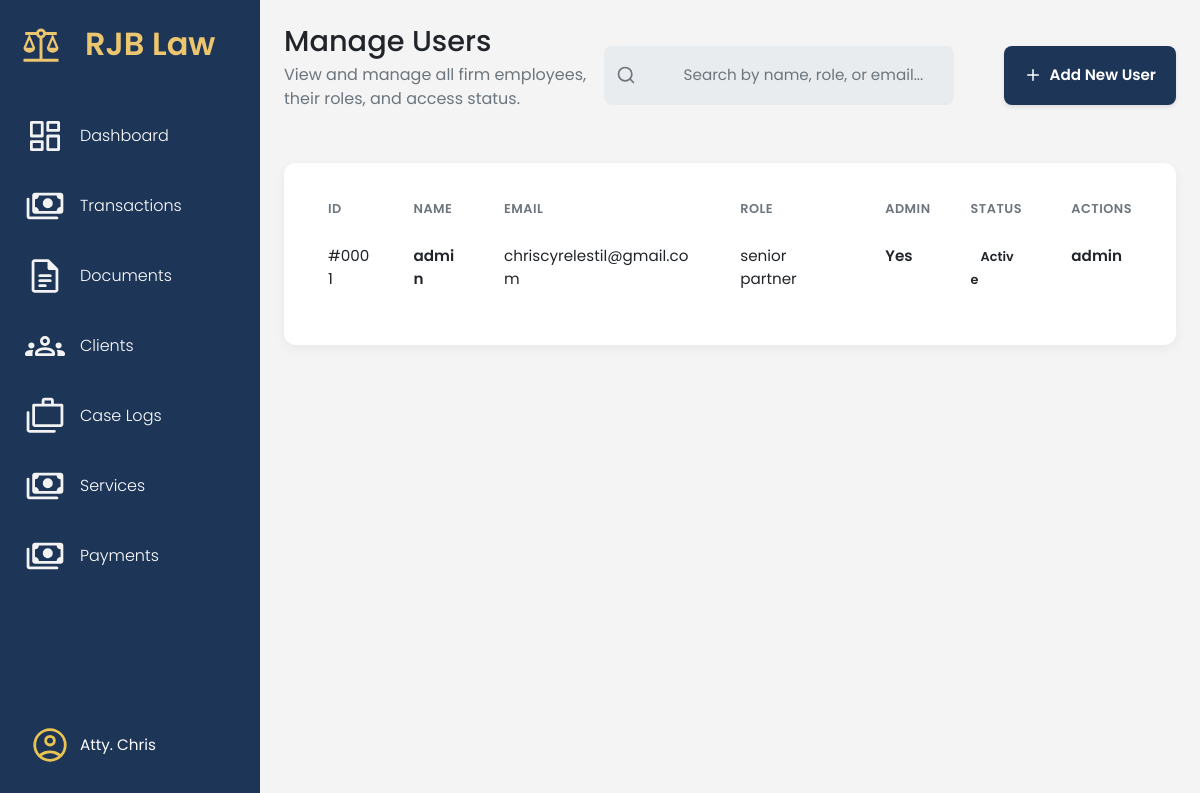
/admin/users (signed in), run on an earlier commit of the app's database.
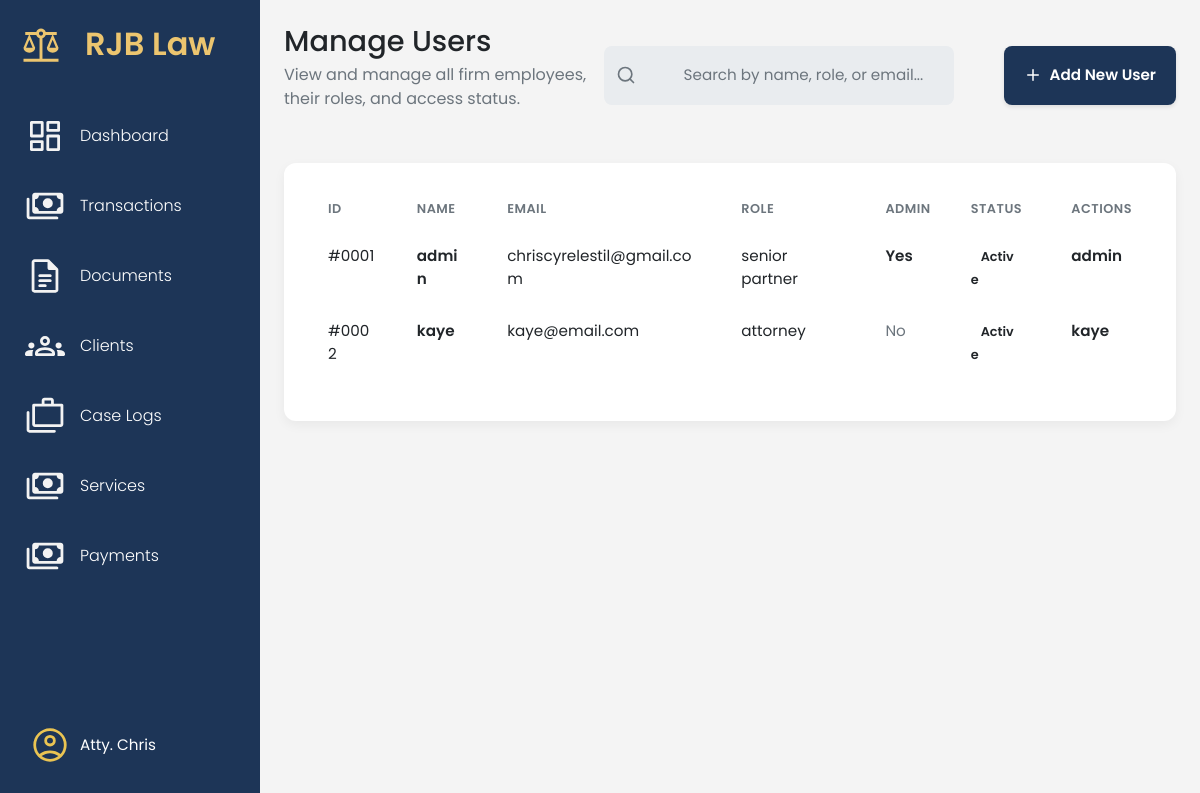
And on a later commit of the database.
### app/models/user_model.py (models this page shows, shortened)
class User(UserMixin, db.Model):
    __tablename__ = 'users'
    id = db.Column(db.Integer, primary_key=True)
    username = db.Column(db.String(80), unique=True, nullable=False, index=True)
    email = db.Column(db.String(120), unique=True, nullable=False)
    password_hash = db.Column(db.String(128), nullable=False)
    role = db.Column(db.String(50), default='attorney', nullable=False)
    is_active = db.Column(db.Boolean, default=True, nullable=False)
    is_admin = db.Column(db.Boolean, default=False, nullable=False)
    created_at = db.Column(db.DateTime, default=datetime.utcnow)
    updated_at = db.Column(db.DateTime, default=datetime.utcnow, onupdate=datetime.utcnow)

### app/routes/admin_profile_routes.py (the view)
@admin_bp.route('/users')
@login_required
def manage_users_page():
    if not current_user.is_admin:
        abort(403) # Forbidden
    users = get_all_users()
    return render_template('manage_users.html', users=users)

### app/services/user_service.py (called while the page is built)
def get_all_users():
    try:
        return User.query.all()
    except SQLAlchemyError as e:
        logging.error(f"Error fetching all users: {e}")
        return []

### app/templates/manage_users.html (shortened to what this page needs)
{% extends 'base.html' %}
{% block content %}
<main class="dashboard-content">
    <header class="dashboard-header">
        <div>
            <h1>Manage Users</h1>
            <p>View and manage all firm employees, their roles, and access status.</p>
        </div>
        <div class="dashboard-actions" style="display: flex; justify-content: space-between; flex-shrink: 0; gap: 50px;">
            <div class="search-bar">
                <svg class="search-bar__icon" xmlns="http://www.w3.org/2000/svg" width="20" height="20"
                    viewBox="0 0 24 24" fill="none" stroke="currentColor" stroke-width="2" stroke-linecap="round"
                    stroke-linejoin="round">
                    <circle cx="11" cy="11" r="8"></circle>
                    <line x1="21" y1="21" x2="16.65" y2="16.65"></line>
                </svg>
                <input class="search-bar__input" type="text" placeholder="Search by name, role, or email...">
            </div>
            <a href="{{ url_for('admin.add_new_user') }}" class="btn btn-primary">
                <svg class="btn-icon-left" xmlns="http://www.w3.org/2000/svg" viewBox="0 0 24 24" fill="none"
                    stroke="currentColor" stroke-width="2" stroke-linecap="round" stroke-linejoin="round">
                    <line x1="12" y1="5" x2="12" y2="19"></line>
                    <line x1="5" y1="12" x2="19" y2="12"></line>
                </svg>
                Add New User</a>
        </div>
    </header>
    <section class="content-section">
        <div class="data-card">
            <div class="table-wrapper">
                <table class="table user-table">
                    <colgroup>
                        <col class="col-id">
                        <col class="col-name">
                        <col class="col-email">
                        <col class="col-role">
                        <col class="col-admin">
                        <col class="col-status">
                        <col class="col-actions">
                    </colgroup>
                    <thead>
                        <tr>
                            <th>ID</th>
                            <th>Name</th>
                            <th>Email</th>
                            <th>Role</th>
                            <th>Admin</th>
                            <th>Status</th>
                            <th>Actions</th>
                        </tr>
                    </thead>
                    <tbody>
                        {% for user in users %}
                        <tr>
                            <td>#{{ '%04d' | format(user.id) }}</td>
                            <td>
                                <a href="{{ url_for('admin.edit_user', user_id=user.id) }}" class="table-link">{{
                                    user.username }}</a>
                            </td>
                            <td>{{ user.email }}</td>
                            <td>{{ user.role }}</td>
                            <td>
                                {% if user.is_admin %}
                                <span style="color: var(--color-success); font-weight: 600;">Yes</span>
                                {% else %}
                                <span style="color: var(--color-text-secondary);">No</span>
                                {% endif %}
                            </td>
                            <td>
                                {% if user.is_active %}
                                <span class="status-tag status-tag--active">Active</span>
                                {% else %}
                                <span class="status-tag status-tag--inactive">Inactive</span>
                                {% endif %}
                            </td>
                            <td>
                                <a href="{{ url_for('admin.edit_user', user_id=user.id) }}" class="table-link">{{
                                    user.username }}</a>
                            </td>
                        </tr>
                        {% endfor %}
                    </tbody>
                </table>
            </div>
        </div>
    </section>
</main>
{% endblock content %}

### app/templates/base.html (shortened to what this page needs)
<!DOCTYPE html>
<html lang="en">
<head>
    <link rel="stylesheet" href="{{ url_for('static', filename='vendor/bootstrap/css/bootstrap.min.css') }}">
    <link rel="stylesheet" href="{{ url_for('static', filename='css/main.css') }}">
</head>
<body>
    <aside class="sidebar">
        <div class="sidebar-header">
            <img src="{{ url_for('static', filename='img/scales-of-justice.svg') }}" alt="logo">
            <h2>RJB Law</h2>
        </div>
        <ul class="sidebar-links">
            <li><a href="{{ url_for('dashboard.dashboard_page') }}"><span><img
                            src="{{ url_for('static', filename='img/dashboard.svg') }}" alt=""></span>Dashboard</a></li>
            <li><a href="#"><span><img src="{{ url_for('static', filename='img/payments.svg') }}" alt=""></span>Transactions</a></li>
            <li><a href="{{ url_for('documents.documents_page') }}"><span><img
                            src="{{ url_for('static', filename='img/documents.svg') }}" alt=""></span>Documents</a></li>
            <li><a href="{{ url_for('clients.clients_page') }}"><span><img
                            src="{{ url_for('static', filename='img/clients.svg') }}" alt=""></span>Clients</a></li>
            <li><a href="{{ url_for('case_logs.case_logs_page') }}"><span><img
                            src="{{ url_for('static', filename='img/cases.svg') }}" alt=""></span>Case Logs</a></li>
            <li><a href="#"><span><img
                            src="{{ url_for('static', filename='img/payments.svg') }}" alt=""></span>Services</a></li>
            <li><a href="{{ url_for('payments.payments_page') }}"><span><img
                            src="{{ url_for('static', filename='img/payments.svg') }}" alt=""></span>Payments</a></li>
        </ul>
        <div class="sidebar-footer">
            <button class="avatar-btn" id="avatarBtn">
                <img src="{{ url_for('static', filename='img/avatar.svg') }}" alt="User Avatar">
                <span>Atty. Chris</span>
            </button>
        </div>
    </aside>
    <div class="page-container">
        {% block content %}{% endblock %}
    </div>
</body>
</html>

### app/static/css/components/sidebar.css (style rules this page uses)
.sidebar-header img { width: 42px; }
body { min-height: 100vh; background-color: aliceblue; }
.sidebar { display: flex; position: fixed; flex-direction: column; justify-content: space-between; top: 0; left: 0; height: 100%; width: 260px; background-color: var(--color-card-blue); padding: 25px 20px; }
.sidebar-header { display: flex; align-items: flex-start; margin-bottom: 30px; }
.sidebar-header h2 { font-size: 1.25 rem; font-weight: 600; color: var(--color-card-gold); margin-left: 23px; }
.sidebar-links { list-style: none; margin-top: 20; padding-left: 0; }
.sidebar-links li a { display: flex; align-items: center; gap: 0 15px; color: white; font-weight: 300; padding: 15px 5px; white-space: nowrap; text-decoration: none; }
.sidebar-footer { display: flex; flex-direction: column; align-items: center; position: relative; margin-top: auto; }
.avatar-btn { display: flex; align-items: center; gap: 10px; background: none; border: none; color: white; cursor: pointer; width: 100%; padding: 10px; font-size: 0.95rem; }
.avatar-btn img { width: 40px; height: 40px; border-radius: 50%; }

### app/static/css/base/_variable.css (style rules this page uses)
:root { --color-bg-primary: #F4F4F4; --color-bg-secondary: #FFFFFF; --color-bg-search: #E9ECEF; --color-text-primary: #212529; --color-text-secondary: #6C757D; --color-text-white: #FFFFFF; --color-card-blue: #1D3557; --color-card-gold: #ecc56f; --color-card-green: #2A9D49; --shadow-light: 0 4px 12px rgba(0, 0, 0, 0.05); --border-radius-m: 12px; --border-radius-s: 8px; }

### app/static/css/components/_dashboard.css (style rules this page uses)
.page-container { margin-left: 260px; min-height: 100vh; }
.dashboard-content { padding: 24px; }
.dashboard-header { display: flex; justify-content: space-between; align-items: center; margin-bottom: 24px; padding-bottom: 12px; border-bottom: 1px solid var(--color-border-light); }
.dashboard-header h1 { margin: 0; font-size: 1.8rem; color: var(--color-text-primary); }
.dashboard-header p { margin-top: 4px; color: var(--color-text-secondary); }
body { background-color: var(--color-bg-primary); font-family: -apple-system, BlinkMacSystemFont, "Segoe UI", Roboto, Helvetica, Arial, sans-serif; }

### app/static/css/components/_data-card.css (style rules this page uses)
.data-card { display: flex; justify-content: space-between; align-items: center; background-color: var(--color-bg-secondary); padding: 24px; border-radius: var(--border-radius-m); box-shadow: var(--shadow-light); }

### app/static/css/components/_search-bar.css (style rules this page uses)
.search-bar { display: flex; align-items: center; background-color: var(--color-bg-search); border-radius: var(--border-radius-s); padding: 8px 12px; max-width: 500px; }
.search-bar__icon { color: var(--color-text-secondary); margin-right: 8px; flex-shrink: 0; }
.search-bar__input { width: 100%; border: none; outline: none; background-color: transparent; font-size: 1rem; color: var(--color-text-primary); }
.search-bar__input::placeholder { color: var(--color-text-secondary); }

### app/static/css/components/_status-tag.css (style rules this page uses)
.status-tag { font-size: 0.8rem; font-weight: 600; padding: 4px 10px; border-radius: 20px; text-align: center; flex-shrink: 0; min-width: 80px; }

### app/static/css/components/_table.css (style rules this page uses)
.table { width: 100%; border-collapse: collapse; table-layout: auto; }
.table thead th { font-weight: 600; color: var(--color-text-secondary); text-transform: uppercase; text-align: left; font-size: 0.8rem; padding: 12px 20px; border-bottom: 1px solid var(--color-border-light); letter-spacing: 0.5px; position: sticky; top: 0; background-color: #fff; z-index: 2; }
.table tbody td { padding: 15px 20px; color: var(--color-text-primary); font-size: 0.95rem; border-bottom: 1px solid var(--color-border-subtle); word-break: break-word; }
.table tbody tr:last-child td { border-bottom: none; }
.table-link { text-decoration: none; color: var(--color-text-primary); font-weight: 600; transition: color 0.2s ease; }
.table-wrapper { overflow-x: auto; width: 100%; max-height: 500px; overflow-y: auto; }
.search-bar { position: relative; display: flex; align-items: center; width: 350px; }
.search-bar__input { width: 100%; padding: 10px 10px 10px 40px; border: 1px solid var(--color-border-light); border-radius: 8px; font-size: 0.95rem; transition: border-color 0.2s; }

### app/static/css/components/_button.css (style rules this page uses)
.btn { display: inline-flex; align-items: center; justify-content: center; padding: 10px 20px; border: none; border-radius: 8px; cursor: pointer; font-weight: 600; font-size: 0.95rem; transition: all 0.2s ease; text-decoration: none; box-shadow: 0 2px 4px rgba(0, 0, 0, 0.1); }
.btn-icon-left { margin-right: 8px; width: 18px; height: 18px; fill: none; stroke: currentColor; stroke-width: 2; }

What changed in the data, as far as the page shows it:
added User: id "0002", username "kaye", email "kaye@email.com", role "attorney", is_admin "No", is_active "Active"
